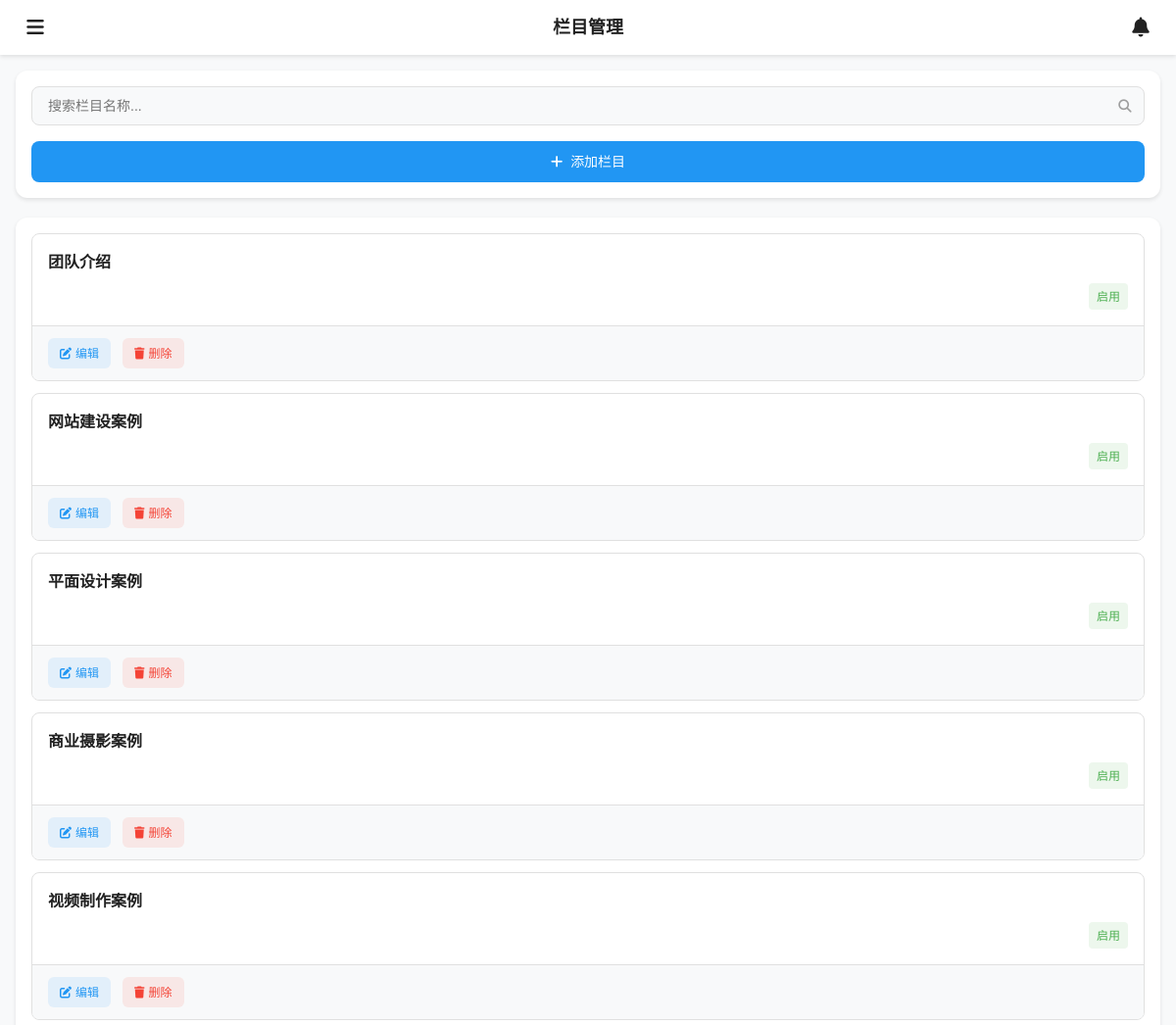
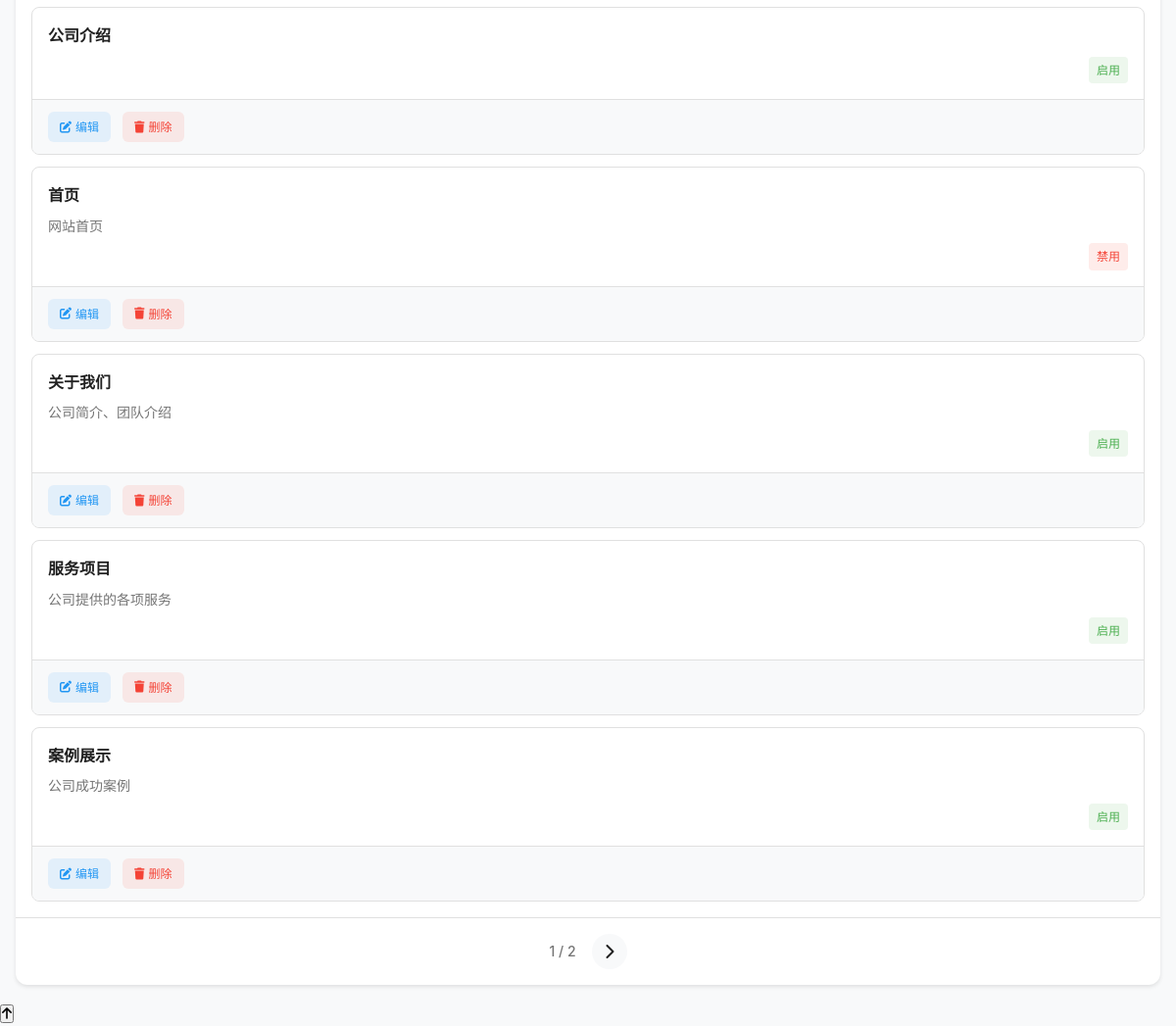
/appadmin/modules/category/index.php (signed in), run on the app's committed database (2 pictures, top to bottom).
### tables this page shows
CREATE TABLE `categories` (
  `id` int(11) NOT NULL AUTO_INCREMENT,
  `name` varchar(100) NOT NULL COMMENT '栏目名称',
  `slug` varchar(100) NOT NULL COMMENT 'URL别名',
  `description` text COMMENT '栏目描述',
  `channel_content` longtext COMMENT '频道页面内容',
  `template_type` enum('channel','list','content') NOT NULL DEFAULT 'list' COMMENT '模板类型',
  `template_file` varchar(100) DEFAULT NULL COMMENT '模板文件名',
  `parent_id` int(11) NOT NULL DEFAULT '0' COMMENT '父栏目ID',
  `sort_order` int(11) NOT NULL DEFAULT '0' COMMENT '排序',
  `is_active` tinyint(1) NOT NULL DEFAULT '1' COMMENT '是否启用',
  `meta_title` varchar(200) DEFAULT NULL COMMENT 'SEO标题',
  `meta_keywords` varchar(500) DEFAULT NULL COMMENT 'SEO关键词',
  `meta_description` varchar(500) DEFAULT NULL COMMENT 'SEO描述',
  `created_at` timestamp NOT NULL DEFAULT CURRENT_TIMESTAMP COMMENT '创建时间',
  `updated_at` timestamp NOT NULL DEFAULT CURRENT_TIMESTAMP ON UPDATE CURRENT_TIMESTAMP COMMENT '更新时间',
  `content_template_id` int(11) DEFAULT NULL COMMENT '内容模板ID',
  PRIMARY KEY (`id`),
  UNIQUE KEY `slug` (`slug`),
  KEY `parent_id` (`parent_id`),
  KEY `sort_order` (`sort_order`),
  KEY `is_active` (`is_active`),
  KEY `idx_template_file` (`template_file`),
  KEY `idx_content_template_id` (`content_template_id`)
);

### appadmin/modules/category/index.php (the view, shortened to what this page needs)
<?php
require_once '../../includes/functions.php';
$per_page = 10;
$page = isset($_GET['page']) ? (int)$_GET['page'] : 1;
$page = max(1, $page);
$offset = ($page - 1) * $per_page;
$search = isset($_GET['search']) ? trim($_GET['search']) : '';
try {
    $where_clause = "WHERE 1=1";
    $params = [];
    $count_sql = "SELECT COUNT(*) as total FROM categories $where_clause";
    $count_stmt = $db->prepare($count_sql);
    $count_stmt->execute($params);
    $total = $count_stmt->fetch()['total'];
    $sql = "SELECT * FROM categories $where_clause ORDER BY sort_order ASC, id DESC LIMIT ? OFFSET ?";
    $params[] = $per_page;
    $params[] = $offset;
    $stmt = $db->prepare($sql);
    $stmt->execute($params);
    $categories = $stmt->fetchAll();
    $total_pages = ceil($total / $per_page);
} catch(PDOException $e) {
    error_log("获取栏目列表失败: " . $e->getMessage());
    $categories = [];
    $total = 0;
    $total_pages = 1;
}
?>
<!DOCTYPE html>
<html lang="zh-CN">
<head>
    <link rel="stylesheet" href="https://unpkg.com/layui@2.8.0/dist/css/layui.css">
    <link rel="stylesheet" href="../../assets/css/mobile-admin.css">
    <link rel="stylesheet" href="../../assets/css/mobile-modules.css">
    <link rel="stylesheet" href="https://cdnjs.cloudflare.com/ajax/libs/font-awesome/6.4.0/css/all.min.css">
</head>
<body>
    <div class="mobile-layout">
        <div class="mobile-header">
            <div class="header-left">
                <button class="menu-toggle" id="menuToggle">
                    <i class="fas fa-bars"></i>
                </button>
            </div>
            <div class="header-title">
                <h1>栏目管理</h1>
            </div>
            <div class="header-right">
                <button class="notification-btn" id="notificationBtn">
                    <i class="fas fa-bell"></i>
                </button>
            </div>
        </div>
        <div class="mobile-main">
            <div class="action-bar">
                <div class="search-box">
                    <form method="GET" class="search-form">
                        <div class="input-group">
                            <input type="text" name="search" placeholder="搜索栏目名称..."
                                   value="<?php echo htmlspecialchars($search); ?>">
                            <button type="submit">
                                <i class="fas fa-search"></i>
                            </button>
                        </div>
                    </form>
                </div>
                <div class="action-buttons">
                    <a href="add.php" class="btn-primary">
                        <i class="fas fa-plus"></i> 添加栏目
                    </a>
                </div>
            </div>
            <div class="data-table">
                <?php if (empty($categories)): ?>
                    <div class="empty-state">
                        <i class="fas fa-folder-open"></i>
                        <p>暂无栏目数据</p>
                    </div>
                <?php else: ?>
                    <div class="table-container">
                        <?php foreach ($categories as $category): ?>
                        <div class="table-row">
                            <div class="row-content">
                                <div class="row-main">
                                    <h4><?php echo htmlspecialchars($category['name']); ?></h4>
                                    <p><?php echo htmlspecialchars($category['description'] ?? ''); ?></p>
                                </div>
                                <div class="row-meta">
                                    <span class="status-badge <?php echo $category['is_active'] ? 'status-active' : 'status-inactive'; ?>">
                                        <?php echo $category['is_active'] ? '启用' : '禁用'; ?>
                                    </span>
                                </div>
                            </div>
                            <div class="row-actions">
                                <a href="edit.php?id=<?php echo $category['id']; ?>" class="action-btn edit">
                                    <i class="fas fa-edit"></i> 编辑
                                </a>
                                <a href="javascript:void(0);" class="action-btn delete"
                                   onclick="deleteCategory(<?php echo $category['id']; ?>)">
                                    <i class="fas fa-trash"></i> 删除
                                </a>
                            </div>
                        </div>
                        <?php endforeach; ?>
                    </div>
                    <?php if ($total_pages > 1): ?>
                    <div class="pagination">
                        <span class="page-info">
                            <?php echo $page; ?> / <?php echo $total_pages; ?>
                        </span>
                        <?php if ($page < $total_pages): ?>
                            <a href="?page=<?php echo $page + 1; ?>&search=<?php echo urlencode($search); ?>" class="page-link">
                                <i class="fas fa-chevron-right"></i>
                            </a>
                        <?php endif; ?>
                    </div>
                    <?php endif; ?>
                <?php endif; ?>
            </div>
        </div>
    </div>
</body>
</html>

### appadmin/assets/css/mobile-admin.css (style rules this page uses)
:root { --primary-dark: #1a1a1a; --primary-gray: #2d2d2d; --secondary-gray: #3a3a3a; --light-gray: #f5f5f5; --medium-gray: #e0e0e0; --dark-gray: #9e9e9e; --hover-bg: #f0f0f0; --active-bg: #e8e8e8; --brand-blue: #2196f3; --brand-green: #4caf50; --brand-orange: #ff9800; --brand-red: #f44336; --brand-purple: #9c27b0; --status-active: #4caf50; --status-inactive: #f44336; --status-pending: #ff9800; --status-processing: #2196f3; --status-completed: #9c27b0; --text-primary: #212121; --text-secondary: #757575; --text-light: #bdbdbd; --bg-primary: #ffffff; --bg-secondary: #f8f9fa; --bg-tertiary: #eeeeee; --border-light: #e0e0e0; --border-medium: #bdbdbd; --shadow-light: 0 2px 4px rgba(0, 0, 0, 0.1); --shadow-medium: 0 4px 8px rgba(0, 0, 0, 0.15); --shadow-heavy: 0 8px 16px rgba(0, 0, 0, 0.2); --ease-smooth: cubic-bezier(0.4, 0, 0.2, 1); --ease-bounce: cubic-bezier(0.68, -0.55, 0.265, 1.55); }
* { margin: 0; padding: 0; box-sizing: border-box; }
body { font-family: -apple-system, BlinkMacSystemFont, 'Segoe UI', Roboto, 'Helvetica Neue', Arial, sans-serif; background-color: var(--bg-secondary); color: var(--text-primary); line-height: 1.6; -webkit-font-smoothing: antialiased; -moz-osx-font-smoothing: grayscale; overflow-x: hidden; }
.mobile-layout { display: flex; flex-direction: column; min-height: 100vh; position: relative; }
.mobile-header { position: fixed; top: 0; left: 0; right: 0; height: 56px; background: var(--bg-primary); display: flex; align-items: center; justify-content: space-between; padding: 0 16px; box-shadow: var(--shadow-light); z-index: 1000; }
.header-left, .header-right { display: flex; align-items: center; }
.header-title { position: absolute; left: 50%; transform: translateX(-50%); }
.header-title h1 { font-size: 18px; font-weight: 600; color: var(--text-primary); margin: 0; }
.menu-toggle, .notification-btn, .close-sidebar { background: none; border: none; font-size: 20px; color: var(--text-primary); cursor: pointer; width: 40px; height: 40px; border-radius: 50%; display: flex; align-items: center; justify-content: center; transition: all 0.3s var(--ease-smooth); }
.mobile-main { margin-top: 56px; padding: 16px; flex: 1; }

### data on the page
categories: name "团队介绍", is_active "启用"
categories: name "网站建设案例", is_active "启用"
categories: name "平面设计案例", is_active "启用"
categories: name "商业摄影案例", is_active "启用"
categories: name "视频制作案例", is_active "启用"
categories: name "公司介绍", is_active "启用"
categories: name "首页", description "网站首页", is_active "禁用"
categories: name "关于我们", description "公司简介、团队介绍", is_active "启用"
categories: name "服务项目", description "公司提供的各项服务", is_active "启用"
categories: name "案例展示", description "公司成功案例", is_active "启用"

### other printed values
$page "1"
$total_pages "2"
